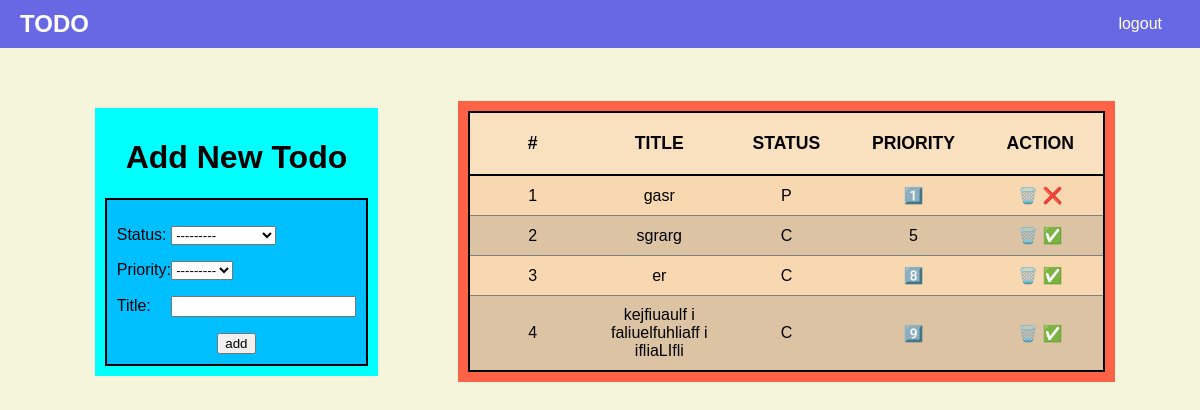
The app's page / (signed in) with its own data.
### app/models.py (models this page shows)
class TODO(models.Model):
    status_choices = [
        ('C','COMPLETED'),
        ('P', 'PENDING'),
    ]
    priority_choices = [
        {'1', '1️⃣'},
        {'2', '2️⃣'},
        {'3', '3️⃣'},
        {'4', '4️⃣'},
        {'5', '5️⃣'},
        {'6', '6️⃣'},
        {'7', '7️⃣'},
        {'8', '8️⃣'},
        {'9', '9️⃣'},
        {'10', '🔟'},
    ]
    title = models.CharField(max_length=50)
    status = models.CharField(max_length=10 , choices=status_choices)
    user = models.ForeignKey(User, on_delete=models.CASCADE)
    date = models.DateTimeField(auto_now_add=True)
    priority = models.CharField(max_length=3, choices=priority_choices)

### app/views.py (the view)
# urls.py: 2. Add a URL to urlpatterns:  path('', views.home, name='home')
@login_required(login_url='login')
def home(request):
    if request.user.is_authenticated:
        user = request.user
        form = TODOForm()
        todos = TODO.objects.filter(user=user).order_by('priority')
        return render(request, 'home.html', context={'form':form, 'todos':todos})

### app/forms.py
class TODOForm(forms.ModelForm):
    class Meta:
        model = TODO
        fields = ['status' ,'priority', 'title']

### app/templates/home.html
{% extends 'base.html' %} {% load static %} {% block style_sheet %}
<link
  type="text/css"
  rel="stylesheet"
  href="{% static 'css/home_style.css' %}" />
{% endblock %} {% block content %}
<div id="main-div">
  <div id="login-form-container">
    <div id="login-form">
      <h1>Add New Todo</h1>
      <form method="post" action="/add-todo/">
        {% csrf_token %} {{ form.as_p }}
        <div id="add-button">
          <input type="submit" value="add" />
        </div>
      </form>
    </div>
  </div>
  <div id="todo-list-container">
    <div id="todo-list-block">
      {% if todos|length == 0 %}
      <div>no todos</div>
      {% else %}
      <table id="todo-table">
        <thead>
          <tr>
            <th>#</th>
            <th>Title</th>
            <th>Status</th>
            <th>Priority</th>
            <th>Action</th>
          </tr>
        </thead>
        <tbody>
          {% for todo in todos %}
          <tr>
            <td>{{ forloop.counter }}</td>
            <td>{{ todo.title }}</td>
            <td>{{ todo.status }}</td>
            <td>{{ todo.priority }}</td>
            <td>
              <a href="/delete-todo/{{todo.id}}"> 🗑️ </a>
              {% if todo.status == 'P' %}
              <a href="/change-status/{{todo.id}}/C"> ❌ </a>
              {% else %}
              <a href="/change-status/{{todo.id}}/P">  ✅ </a>
              {% endif %}
            </td>
          </tr>
          {% endfor %}
        </tbody>
      </table>
      {% endif %}
    </div>
  </div>
</div>
{% endblock %}

### app/static/css/home_style.css (style rules this page uses)
body { background-color: beige; font-family: Arial, sans-serif; margin: 0; padding: 0; }
#main-div { padding: 50px; display: flex; flex-direction: row; justify-content: space-around; }
#login-form-container { display: flex; padding: 10px; flex-direction: column; justify-content: left; }
#login-form { padding: 10px; background-color: aqua; }
#login-form form { border : 2px solid black; background-color: deepskyblue; padding: 10px; }
#login-form label { width : 50px; display: inline-block; }
#login-form h1 { text-align: center; }
#todo-list-container { display: flex; align-items: center; }
#todo-list-block { display: flex; align-items: center; padding: 10px; background-color: tomato; }
#add-button { display: flex; justify-content: center; }
#todo-table { border-collapse: collapse; border: 2px solid black; padding: 5px; background-color: rgb(249, 224, 191) !important; }
#todo-table thead { font-weight: bold; font-size: 110%; }
#todo-table tbody { border: 2px solid black; }
#todo-table th { border-bottom: 2px solid black; padding: 20px; margin: 5px; width: 20%; text-transform: uppercase; }
#todo-table tbody tr { border-bottom: 1px solid gray; text-align: center; vertical-align: middle; padding: 10px; }
#todo-table tbody tr:nth-child(odd) { background-color: rgb(248, 216, 176); }
#todo-table tbody tr:nth-child(even) { background-color: rgb(220, 195, 164); }
#todo-table td { padding: 10px; }
#todo-table a { text-decoration: none; }

### records on screen
TODO: title "gasr", status "P", priority "1️⃣"
TODO: title "sgrarg", status "C", priority "5"
TODO: title "er", status "C", priority "8️⃣"
TODO: title "kejfiuaulf i faliuelfuhliaff i ifliaLIfli", status "C", priority "9️⃣"
